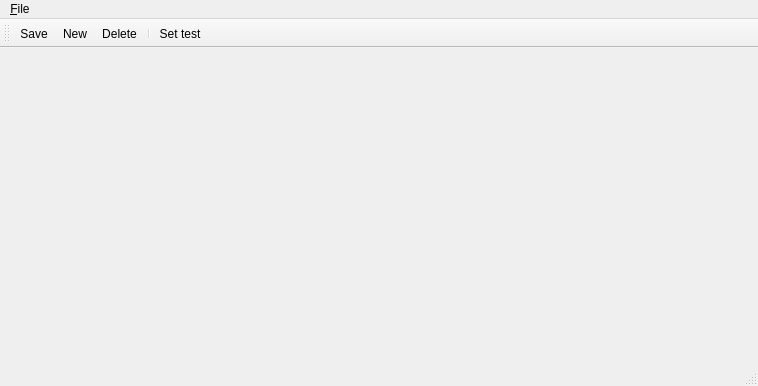
<?xml version="1.0" encoding="UTF-8"?>
<ui version="4.0">
 <class>mdtTtCableCheckerWindow</class>
 <widget class="QMainWindow" name="mdtTtCableCheckerWindow">
  <property name="geometry">
   <rect>
    <x>0</x>
    <y>0</y>
    <width>758</width>
    <height>386</height>
   </rect>
  </property>
  <property name="windowTitle">
   <string>MainWindow</string>
  </property>
  <widget class="QWidget" name="centralwidget"/>
  <widget class="QMenuBar" name="menubar">
   <property name="geometry">
    <rect>
     <x>0</x>
     <y>0</y>
     <width>758</width>
     <height>23</height>
    </rect>
   </property>
   <widget class="QMenu" name="menu_File">
    <property name="title">
     <string>&amp;File</string>
    </property>
    <addaction name="actSave"/>
    <addaction name="actNew"/>
   </widget>
   <addaction name="menu_File"/>
  </widget>
  <widget class="QStatusBar" name="statusbar"/>
  <widget class="QToolBar" name="toolBar">
   <property name="windowTitle">
    <string>toolBar</string>
   </property>
   <attribute name="toolBarArea">
    <enum>TopToolBarArea</enum>
   </attribute>
   <attribute name="toolBarBreak">
    <bool>false</bool>
   </attribute>
   <addaction name="actSave"/>
   <addaction name="actNew"/>
   <addaction name="actRemove"/>
   <addaction name="separator"/>
   <addaction name="actSetTest"/>
  </widget>
  <action name="actSave">
   <property name="text">
    <string>&amp;Save</string>
   </property>
  </action>
  <action name="actNew">
   <property name="text">
    <string>&amp;New</string>
   </property>
  </action>
  <action name="actSetTest">
   <property name="text">
    <string>Set test</string>
   </property>
  </action>
  <action name="actRemove">
   <property name="text">
    <string>Delete</string>
   </property>
  </action>
 </widget>
 <resources/>
 <connections/>
</ui>
